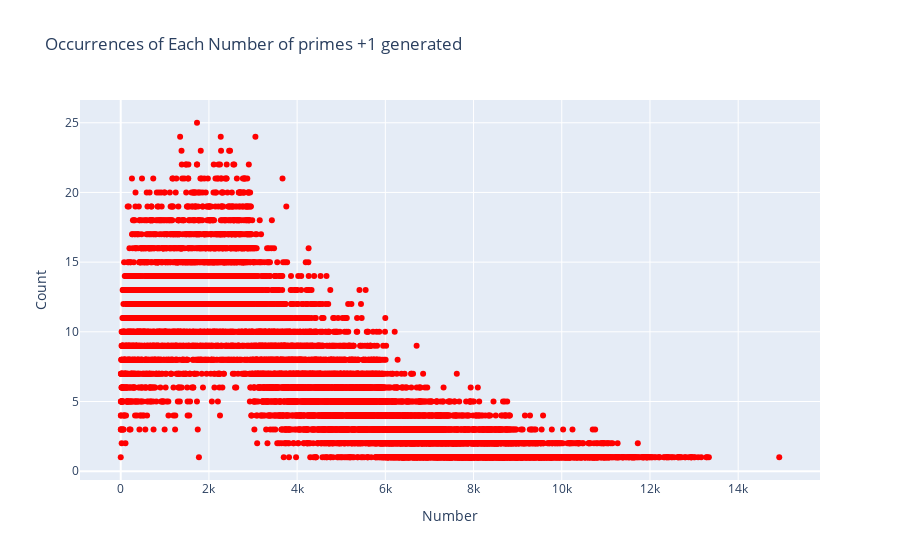
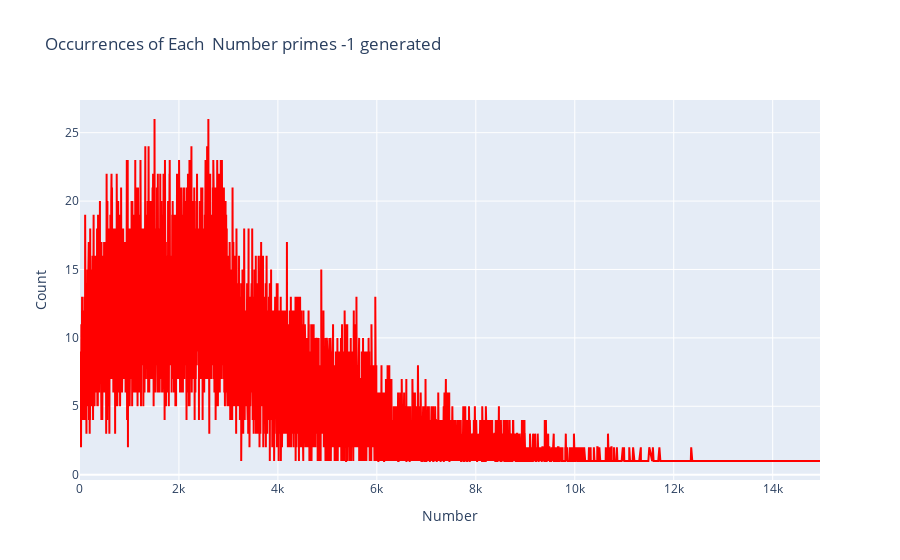
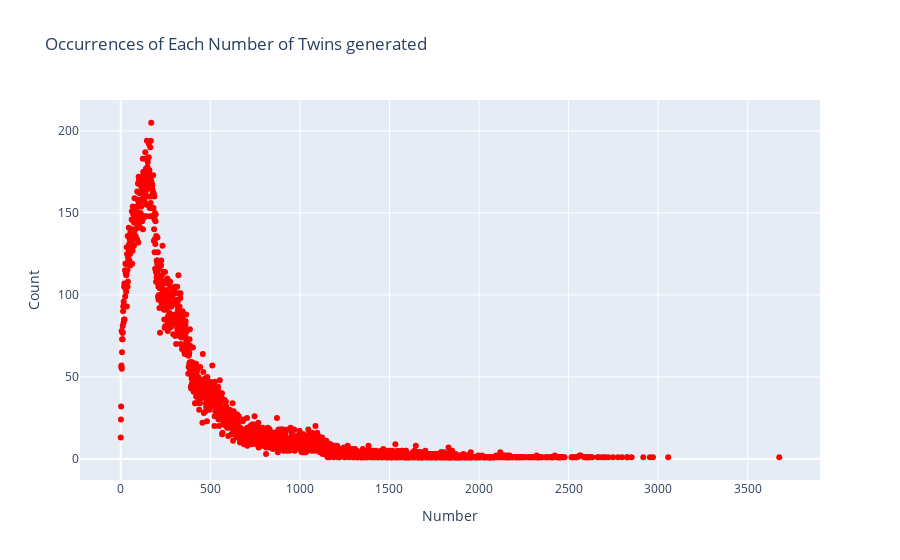

The code cell stored with these charts, in order, in its notebook:
### Code cell
import pandas as pd
import plotly.graph_objects as go

# Read the CSV file
datatxt_all = pd.read_csv('primes_data62000.txt')
datatxt=datatxt_all

# Count occurrences of each number in the 'Number' column
number_counts_primes_plus_one = datatxt['Primes +1'].value_counts().sort_index()
number_counts_primes_minus_one = datatxt['Primes -1'].value_counts().sort_index()
number_counts_primes_twins = datatxt['Twins'].value_counts().sort_index()
"""data2 = pd.read_csv('primes_data40000-40500 copy.txt')

# Count occurrences of each number in the specified columns for the second dataset
number_counts_primes_plus_one_data2 = data2['Primes +1'].value_counts().sort_index()
number_counts_primes_minus_one_data2 = data2['Primes -1'].value_counts().sort_index()
number_counts_primes_twins_data2 = data2['Twins'].value_counts().sort_index()

# Add the counts from the second dataset to the counts from the first dataset
number_counts_primes_plus_one = number_counts_primes_plus_one.add(number_counts_primes_plus_one_data2, fill_value=0)
number_counts_primes_minus_one = number_counts_primes_minus_one.add(number_counts_primes_minus_one_data2, fill_value=0)
number_counts_primes_twins = number_counts_primes_twins.add(number_counts_primes_twins_data2, fill_value=0)"""



# Plot the results using Plotly
fig = go.Figure(data=[go.Scatter(x=number_counts_primes_plus_one.index, y=number_counts_primes_plus_one.values,mode="markers",
     line=dict(color="red"))])

# Customize the plot
fig.update_layout(
    title='Occurrences of Each Number of primes +1 generated',
    xaxis_title='Number',
    yaxis_title='Count'
)

# Show the plot
fig.show()

fig_primes_minus_one = go.Figure(data=[go.Scatter(x=number_counts_primes_minus_one.index, y=number_counts_primes_minus_one.values,mode="lines",
     line=dict(color="red"))])

# Customize the plot
fig_primes_minus_one.update_layout(
    title='Occurrences of Each  Number primes -1 generated',
    xaxis_title='Number',
    yaxis_title='Count'
)

# Show the plot
fig_primes_minus_one.show()


fig_twins = go.Figure(data=[go.Scatter(
    x=number_counts_primes_twins.index,
     y=number_counts_primes_twins.values,
     mode="markers",
     line=dict(color="red")
     )])

# Customize the plot
fig_twins.update_layout(
    title='Occurrences of Each Number of Twins generated',
    xaxis_title='Number',
    yaxis_title='Count'
)

# Show the plot
fig_twins.show()

### Figure 1 — Plotly figure (JSON) as saved in the notebook; plotly's stock layout.template omitted (floating-point values rounded to 4 significant figures; data arrays with more than 128 entries replaced by an {"elided": "..."} marker saying what was removed)
{"data": [{"line": {"color": "red"}, "mode": "markers", "type": "scatter", "x": {"elided": "9088 int values"}, "y": {"elided": "9088 int values"}}], "layout": {"title": {"text": "Occurrences of Each Number of primes +1 generated"}, "xaxis": {"title": {"text": "Number"}}, "yaxis": {"title": {"text": "Count"}}}}

### Figure 2 — Plotly figure (JSON) as saved in the notebook; plotly's stock layout.template omitted (floating-point values rounded to 4 significant figures; data arrays with more than 128 entries replaced by an {"elided": "..."} marker saying what was removed)
{"data": [{"line": {"color": "red"}, "mode": "lines", "type": "scatter", "x": {"elided": "9135 int values"}, "y": {"elided": "9135 int values"}}], "layout": {"title": {"text": "Occurrences of Each  Number primes -1 generated"}, "xaxis": {"title": {"text": "Number"}}, "yaxis": {"title": {"text": "Count"}}}}

### Figure 3 — Plotly figure (JSON) as saved in the notebook; plotly's stock layout.template omitted (floating-point values rounded to 4 significant figures; data arrays with more than 128 entries replaced by an {"elided": "..."} marker saying what was removed)
{"data": [{"line": {"color": "red"}, "mode": "markers", "type": "scatter", "x": {"elided": "1977 int values"}, "y": {"elided": "1977 int values"}}], "layout": {"title": {"text": "Occurrences of Each Number of Twins generated"}, "xaxis": {"title": {"text": "Number"}}, "yaxis": {"title": {"text": "Count"}}}}
